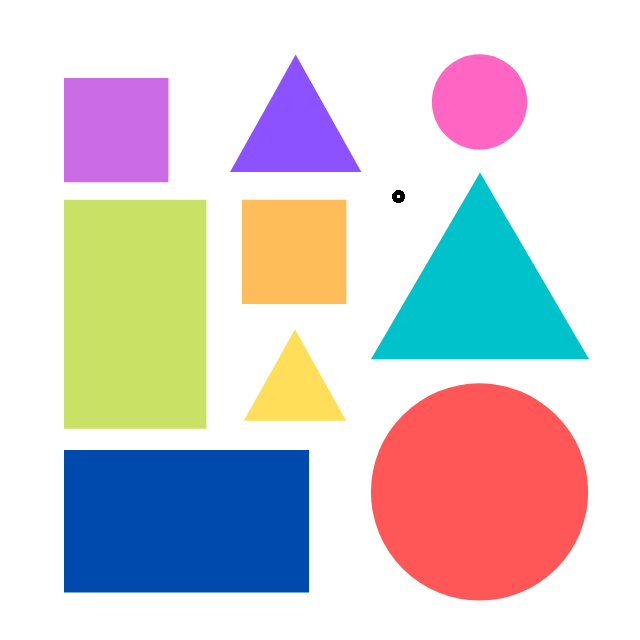
//> input picture Resources/shapes.png, 640 x 640 px
$ ./ShapeDetection   (built with g++ and OpenCV 4)
//> lines starting //> are read from the running program, lines starting //| are printed output that depends on the picture; after the words box and inside, x2 and y2 are one past the last pixel; in counts of white or black regions, pixels touching at a corner belong together
#include <iostream>
#include <opencv2/imgcodecs.hpp>
#include <opencv2/imgproc.hpp>
#include <opencv2/highgui.hpp>

using namespace std;
using namespace cv;


void getContours(Mat imgDil, Mat img)
{


	vector<vector<Point>> contours;
	vector<Vec4i> hierarchy;

	findContours(imgDil, contours, hierarchy, RETR_EXTERNAL, CHAIN_APPROX_SIMPLE);
	//drawContours(img, contours, -1, Scalar(255, 0, 255), 5);

	for (int i = 0; i < contours.size(); i++)
	{
		int area = contourArea(contours[i]);
		cout << area << endl;

		vector<vector<Point>> conPoly(contours.size());

		if (area > 1000)
		{
		float peri = arcLength(contours[i], true);
		approxPolyDP(contours[i], conPoly[i], 0.02 * peri, true);
		drawContours(img, conPoly, i, Scalar(255, 0, 255), 5);

		}
	}
}

void main()
{
	string path = "Resources/shapes.png";
	Mat img = imread(path);
//> img is the input picture: 640 rows x 640 cols, CV_8UC3; mean B, G, R 209.9, 207, 212.7
	Mat imgGray, imgBlur, imgCanny, imgDil, imgErode;


	cvtColor(img, imgGray, COLOR_BGR2GRAY);
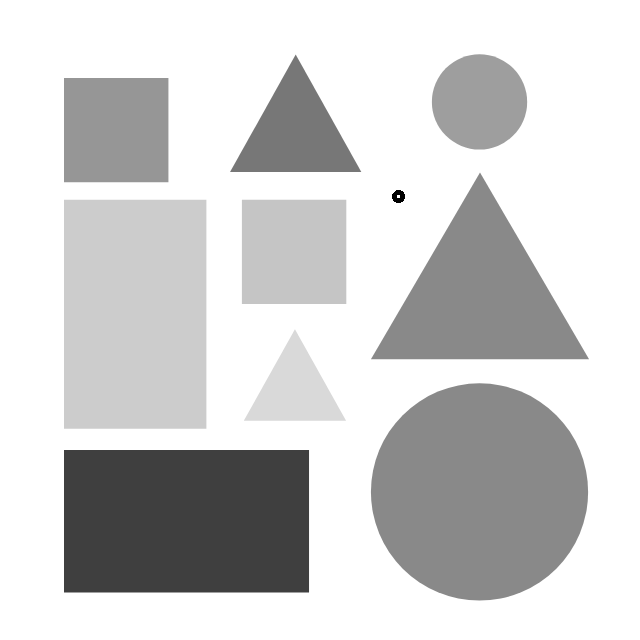
//> imgGray: 640 rows x 640 cols, CV_8UC1; min 0, max 255, mean 209
	GaussianBlur(imgGray, imgBlur, Size(3, 3), 3, 0);
	Canny(imgBlur, imgCanny, 25, 75);
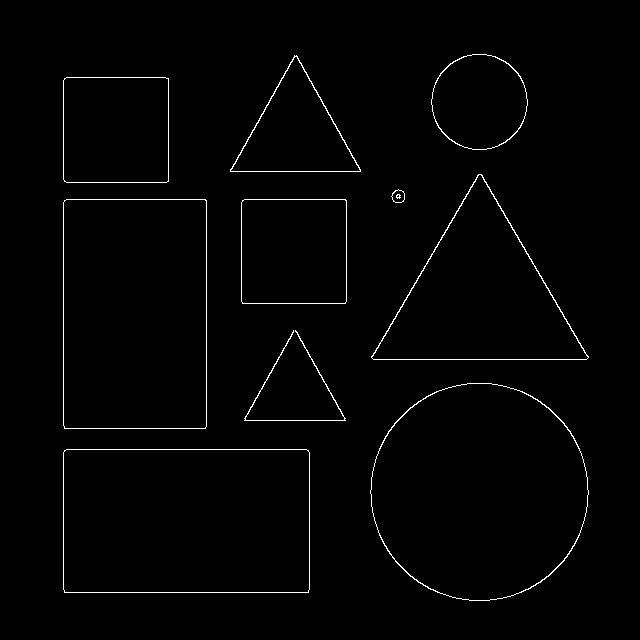
//> imgCanny: 640 rows x 640 cols, CV_8UC1; 1.3% white in thin lines or dots, all inside (x1, y1, x2, y2) = (63, 54, 589, 601)

	Mat kernel = getStructuringElement(MORPH_RECT, Size(3, 3));
	dilate(imgCanny, imgDil, kernel);
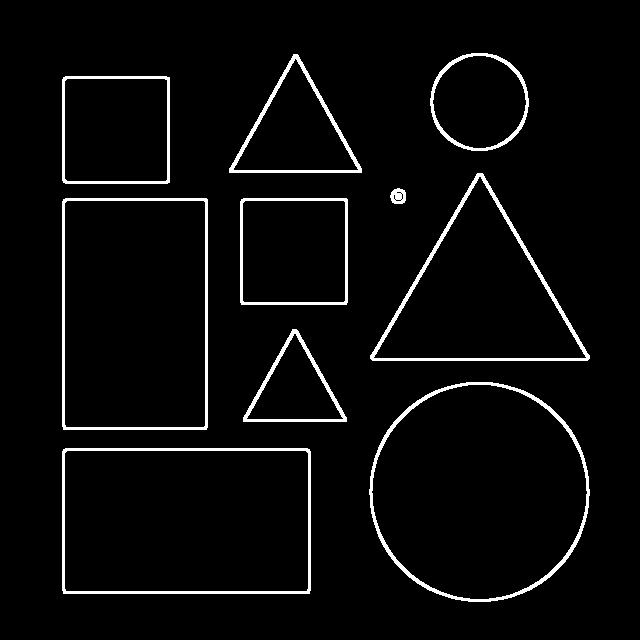
//> imgDil: 640 rows x 640 cols, CV_8UC1; 3.9% white; 10 white regions

	getContours(imgDil, img);
//> in getContours, `findContours(imgDil, contours, hierarchy, RETR_EXTERNAL, CHAIN_APPROX_..`: contours = 10 contours; largest, box (x1, y1, x2, y2) and area: (369, 382, 590, 602) 37952, (62, 448, 311, 594) 35947, (62, 198, 208, 430) 33486, (370, 173, 590, 361) 21325, (62, 76, 170, 184) 11437
//> the loop in getContours, `for (int i = 0; i < contours.size(); i++)` made 10 passes
//> (area, peri) on passes 1, 2, 3, 4, 5, 7, 8, 9, 10: (35947, 782.5), (37952, 728), (5084, 332), (11334, 423.1), (33486, 749.1), (21325, 684.3), (11437, 424.5), (8213, 425), (7541, 324.4)
//> area on pass 6: 185
//| 35947
//| 37952
//| 5084
//| 11334
//| 33486
//| 185
//| 21325
//| 11437
//> (output is shown up to pass 8 of 10)
//> after the loop in getContours, `for (int i = 0; i < contours.size(); i++)`:
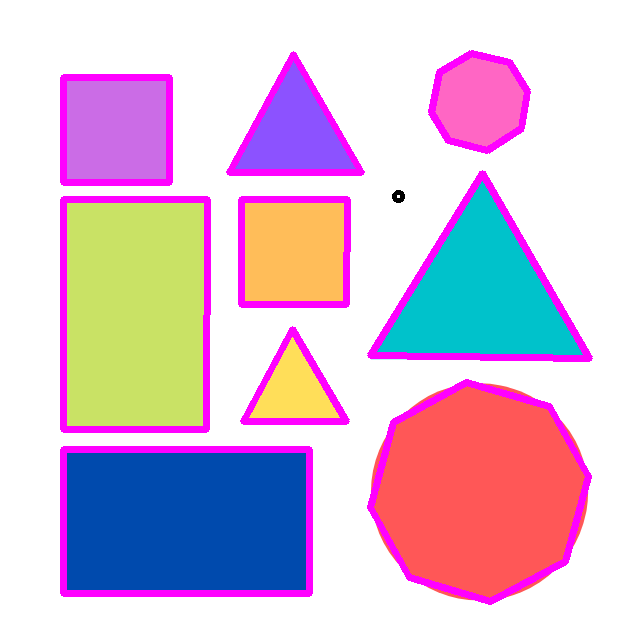
//> img: 640 rows x 640 cols, CV_8UC3; 8% of pixels changed, all inside (x1, y1, x2, y2) = (60, 50, 593, 605)
	imshow("Image", img);


	waitKey(0);
}
